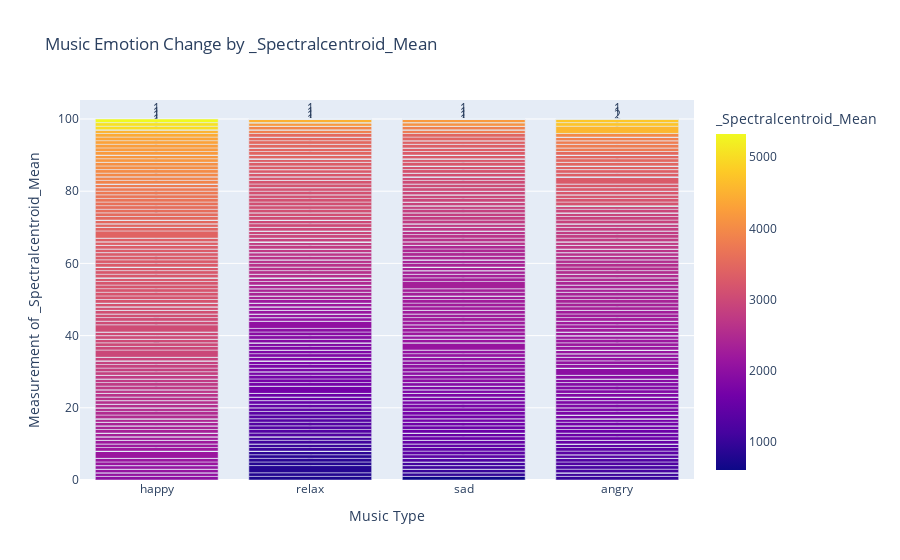
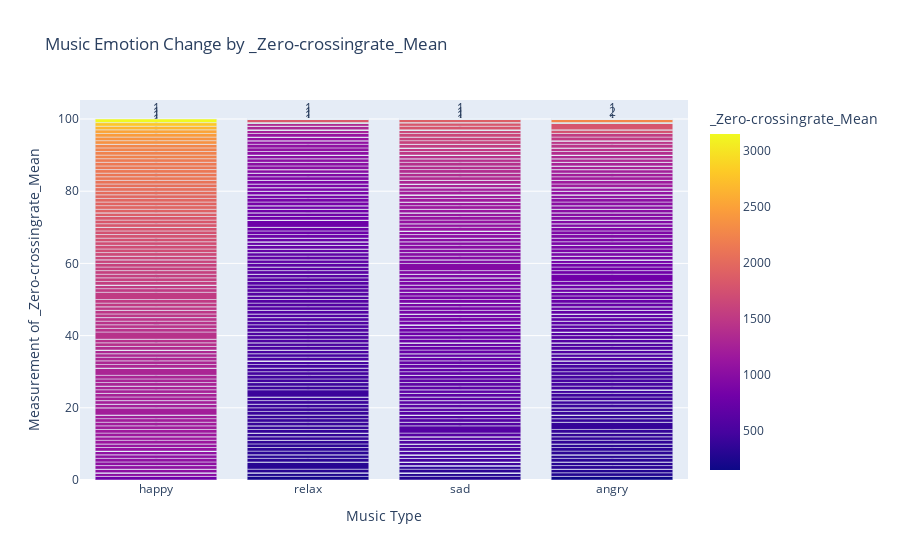
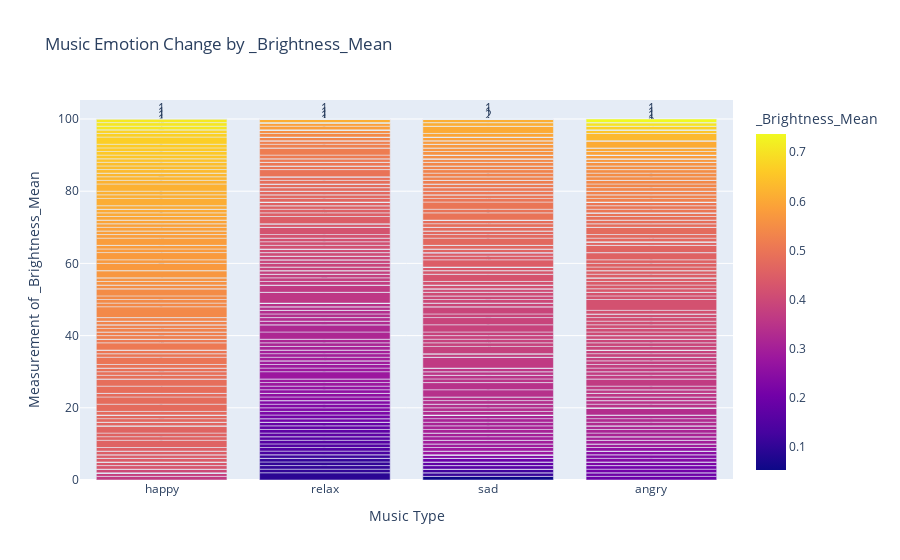
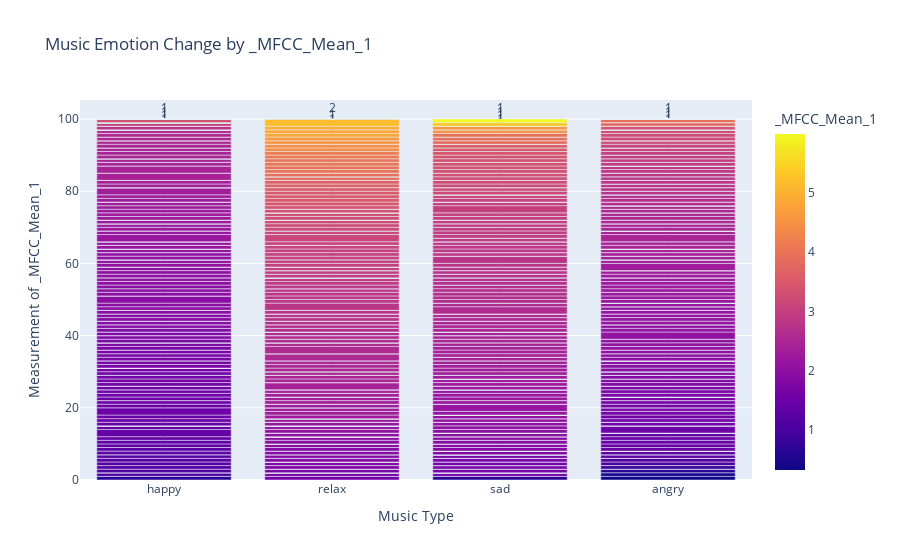

The code cell stored with these charts, in order, in its notebook:
### Code cell
import plotly.express as px
mim=pd.concat([mi, main_folder["_HarmonicChangeDetectionFunction_Mean"]], axis=1)
efct=["_Spectralcentroid_Mean","_Zero-crossingrate_Mean","_Brightness_Mean","_MFCC_Mean_1","_Spectralspread_Mean", 
      "_HarmonicChangeDetectionFunction_Mean"]   
for j in range(6) :        

    select=efct[j]        
    d = mim.groupby([select,"Class"], observed=False).size().reset_index(name='Count')
    fig = px.bar(d, x='Class', y='Count', color=select, barmode='group', title=f'Music Emotion Change by {select}',
                     text_auto=True)
    fig.update_layout(xaxis_title="Music Type", yaxis_title=f"Measurement of {select}")
    fig.show()

### Figure 1 — Plotly figure (JSON) as saved in the notebook; plotly's stock layout.template omitted (floating-point values rounded to 4 significant figures; data arrays with more than 128 entries replaced by an {"elided": "..."} marker saying what was removed)
{"data": [{"alignmentgroup": "True", "hovertemplate": "Class=%{x}<br>Count=%{y}<br>_Spectralcentroid_Mean=%{marker.color}<extra></extra>", "legendgroup": "", "marker": {"color": {"elided": "1552 float values"}, "coloraxis": "coloraxis", "pattern": {"shape": ""}}, "name": "", "offsetgroup": "", "orientation": "v", "showlegend": false, "textposition": "auto", "texttemplate": "%{y}", "type": "bar", "x": {"elided": "1552 str values"}, "xaxis": "x", "y": {"elided": "1552 int values"}, "yaxis": "y"}], "layout": {"autosize": true, "barmode": "group", "coloraxis": {"colorbar": {"title": {"text": "_Spectralcentroid_Mean"}}, "colorscale": [[0, "#0d0887"], [0.1111, "#46039f"], [0.2222, "#7201a8"], [0.3333, "#9c179e"], [0.4444, "#bd3786"], [0.5556, "#d8576b"], [0.6667, "#ed7953"], [0.7778, "#fb9f3a"], [0.8889, "#fdca26"], [1, "#f0f921"]]}, "legend": {"tracegroupgap": 0}, "title": {"text": "Music Emotion Change by _Spectralcentroid_Mean"}, "xaxis": {"anchor": "y", "autorange": true, "domain": [0, 1], "range": [-0.5, 3.5], "title": {"text": "Music Type"}, "type": "category"}, "yaxis": {"anchor": "x", "autorange": true, "domain": [0, 1], "range": [0, 105.3], "title": {"text": "Measurement of _Spectralcentroid_Mean"}, "type": "linear"}}}

### Figure 2 — Plotly figure (JSON) as saved in the notebook; plotly's stock layout.template omitted (floating-point values rounded to 4 significant figures; data arrays with more than 128 entries replaced by an {"elided": "..."} marker saying what was removed)
{"data": [{"alignmentgroup": "True", "hovertemplate": "Class=%{x}<br>Count=%{y}<br>_Zero-crossingrate_Mean=%{marker.color}<extra></extra>", "legendgroup": "", "marker": {"color": {"elided": "1552 float values"}, "coloraxis": "coloraxis", "pattern": {"shape": ""}}, "name": "", "offsetgroup": "", "orientation": "v", "showlegend": false, "textposition": "auto", "texttemplate": "%{y}", "type": "bar", "x": {"elided": "1552 str values"}, "xaxis": "x", "y": {"elided": "1552 int values"}, "yaxis": "y"}], "layout": {"autosize": true, "barmode": "group", "coloraxis": {"colorbar": {"title": {"text": "_Zero-crossingrate_Mean"}}, "colorscale": [[0, "#0d0887"], [0.1111, "#46039f"], [0.2222, "#7201a8"], [0.3333, "#9c179e"], [0.4444, "#bd3786"], [0.5556, "#d8576b"], [0.6667, "#ed7953"], [0.7778, "#fb9f3a"], [0.8889, "#fdca26"], [1, "#f0f921"]]}, "legend": {"tracegroupgap": 0}, "title": {"text": "Music Emotion Change by _Zero-crossingrate_Mean"}, "xaxis": {"anchor": "y", "autorange": true, "domain": [0, 1], "range": [-0.5, 3.5], "title": {"text": "Music Type"}, "type": "category"}, "yaxis": {"anchor": "x", "autorange": true, "domain": [0, 1], "range": [0, 105.3], "title": {"text": "Measurement of _Zero-crossingrate_Mean"}, "type": "linear"}}}

### Figure 3 — Plotly figure (JSON) as saved in the notebook; plotly's stock layout.template omitted (floating-point values rounded to 4 significant figures; data arrays with more than 128 entries replaced by an {"elided": "..."} marker saying what was removed)
{"data": [{"alignmentgroup": "True", "hovertemplate": "Class=%{x}<br>Count=%{y}<br>_Brightness_Mean=%{marker.color}<extra></extra>", "legendgroup": "", "marker": {"color": {"elided": "1108 float values"}, "coloraxis": "coloraxis", "pattern": {"shape": ""}}, "name": "", "offsetgroup": "", "orientation": "v", "showlegend": false, "textposition": "auto", "texttemplate": "%{y}", "type": "bar", "x": {"elided": "1108 str values"}, "xaxis": "x", "y": {"elided": "1108 int values"}, "yaxis": "y"}], "layout": {"autosize": true, "barmode": "group", "coloraxis": {"colorbar": {"title": {"text": "_Brightness_Mean"}}, "colorscale": [[0, "#0d0887"], [0.1111, "#46039f"], [0.2222, "#7201a8"], [0.3333, "#9c179e"], [0.4444, "#bd3786"], [0.5556, "#d8576b"], [0.6667, "#ed7953"], [0.7778, "#fb9f3a"], [0.8889, "#fdca26"], [1, "#f0f921"]]}, "legend": {"tracegroupgap": 0}, "title": {"text": "Music Emotion Change by _Brightness_Mean"}, "xaxis": {"anchor": "y", "autorange": true, "domain": [0, 1], "range": [-0.5, 3.5], "title": {"text": "Music Type"}, "type": "category"}, "yaxis": {"anchor": "x", "autorange": true, "domain": [0, 1], "range": [0, 105.3], "title": {"text": "Measurement of _Brightness_Mean"}, "type": "linear"}}}

### Figure 4 — Plotly figure (JSON) as saved in the notebook; plotly's stock layout.template omitted (floating-point values rounded to 4 significant figures; data arrays with more than 128 entries replaced by an {"elided": "..."} marker saying what was removed)
{"data": [{"alignmentgroup": "True", "hovertemplate": "Class=%{x}<br>Count=%{y}<br>_MFCC_Mean_1=%{marker.color}<extra></extra>", "legendgroup": "", "marker": {"color": {"elided": "1416 float values"}, "coloraxis": "coloraxis", "pattern": {"shape": ""}}, "name": "", "offsetgroup": "", "orientation": "v", "showlegend": false, "textposition": "auto", "texttemplate": "%{y}", "type": "bar", "x": {"elided": "1416 str values"}, "xaxis": "x", "y": {"elided": "1416 int values"}, "yaxis": "y"}], "layout": {"autosize": true, "barmode": "group", "coloraxis": {"colorbar": {"title": {"text": "_MFCC_Mean_1"}}, "colorscale": [[0, "#0d0887"], [0.1111, "#46039f"], [0.2222, "#7201a8"], [0.3333, "#9c179e"], [0.4444, "#bd3786"], [0.5556, "#d8576b"], [0.6667, "#ed7953"], [0.7778, "#fb9f3a"], [0.8889, "#fdca26"], [1, "#f0f921"]]}, "legend": {"tracegroupgap": 0}, "title": {"text": "Music Emotion Change by _MFCC_Mean_1"}, "xaxis": {"anchor": "y", "autorange": true, "domain": [0, 1], "range": [-0.5, 3.5], "title": {"text": "Music Type"}, "type": "category"}, "yaxis": {"anchor": "x", "autorange": true, "domain": [0, 1], "range": [0, 105.3], "title": {"text": "Measurement of _MFCC_Mean_1"}, "type": "linear"}}}
